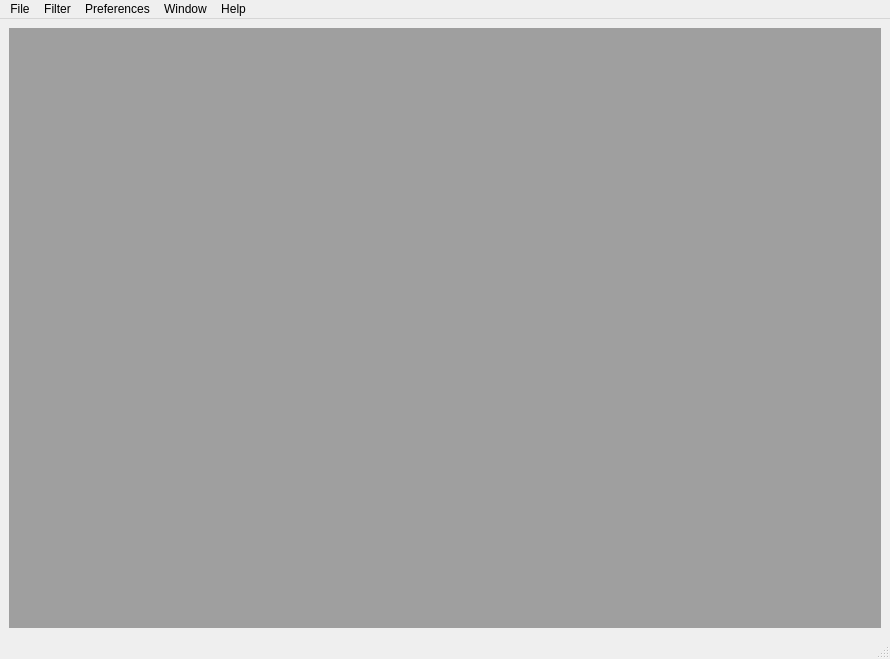
<?xml version="1.0" encoding="UTF-8"?>
<ui version="4.0">
 <class>Mainwindow</class>
 <widget class="QMainWindow" name="Mainwindow">
  <property name="geometry">
   <rect>
    <x>0</x>
    <y>0</y>
    <width>890</width>
    <height>659</height>
   </rect>
  </property>
  <property name="windowTitle">
   <string>Delovi Logfile Viewer</string>
  </property>
  <widget class="QWidget" name="centralwidget">
   <layout class="QHBoxLayout" name="horizontalLayout">
    <item>
     <widget class="QMdiArea" name="mdi_area">
      <property name="verticalScrollBarPolicy">
       <enum>Qt::ScrollBarAsNeeded</enum>
      </property>
      <property name="horizontalScrollBarPolicy">
       <enum>Qt::ScrollBarAsNeeded</enum>
      </property>
     </widget>
    </item>
   </layout>
  </widget>
  <widget class="QMenuBar" name="menubar">
   <property name="geometry">
    <rect>
     <x>0</x>
     <y>0</y>
     <width>890</width>
     <height>23</height>
    </rect>
   </property>
   <widget class="QMenu" name="menu_file">
    <property name="title">
     <string>File</string>
    </property>
    <addaction name="action_file_open"/>
    <addaction name="separator"/>
    <addaction name="action_quit"/>
   </widget>
   <widget class="QMenu" name="menu_help">
    <property name="title">
     <string>Help</string>
    </property>
    <addaction name="action_about"/>
    <addaction name="action_about_qt"/>
   </widget>
   <widget class="QMenu" name="menu_filter">
    <property name="title">
     <string>Filter</string>
    </property>
   </widget>
   <widget class="QMenu" name="menu_window">
    <property name="title">
     <string>Window</string>
    </property>
   </widget>
   <widget class="QMenu" name="menu_preferences">
    <property name="title">
     <string>Preferences</string>
    </property>
   </widget>
   <addaction name="menu_file"/>
   <addaction name="menu_filter"/>
   <addaction name="menu_preferences"/>
   <addaction name="menu_window"/>
   <addaction name="menu_help"/>
  </widget>
  <widget class="QStatusBar" name="statusbar"/>
  <action name="action_file_open">
   <property name="text">
    <string>Open...</string>
   </property>
   <property name="iconText">
    <string>Open an existing file</string>
   </property>
   <property name="toolTip">
    <string>Open an existing file</string>
   </property>
   <property name="statusTip">
    <string>Open an existing file</string>
   </property>
  </action>
  <action name="action_quit">
   <property name="text">
    <string>Quit</string>
   </property>
   <property name="statusTip">
    <string>Quit</string>
   </property>
  </action>
  <action name="action_about">
   <property name="text">
    <string>About</string>
   </property>
   <property name="statusTip">
    <string>About</string>
   </property>
  </action>
  <action name="action_about_qt">
   <property name="text">
    <string>About Qt</string>
   </property>
   <property name="statusTip">
    <string>About Qt</string>
   </property>
  </action>
 </widget>
 <resources/>
 <connections/>
</ui>
